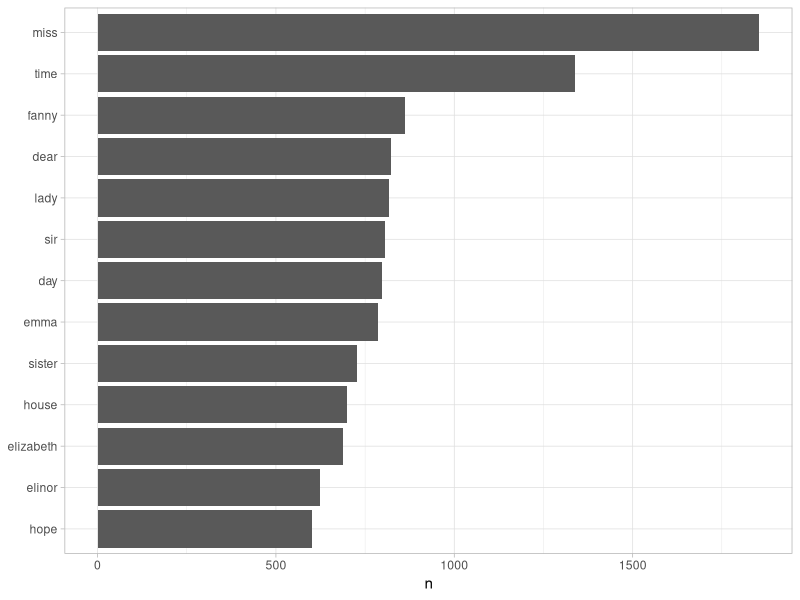

Reproduce this figure in R.
library(knitr)
opts_chunk$set(message = FALSE, warning = FALSE, cache = TRUE)
options(width = 100, dplyr.width = 100)
library(ggplot2)
theme_set(theme_light())


text <- c("Because I could not stop for Death -",
          "He kindly stopped for me -",
          "The Carriage held but just Ourselves -",
          "and Immortality")

text

library(dplyr)
text_df <- data_frame(line = 1:4, text = text)
text_df


# library(remotes)
# install_github("juliasilge/tidytext")
library(tidytext)


text_df %>%
  unnest_tokens(word, text)

library(janeaustenr)
library(dplyr)
library(stringr)

original_books <- austen_books() %>%
  group_by(book) %>%
  mutate(linenumber = row_number(),
         chapter = cumsum(str_detect(text, regex("^chapter [\\divxlc]", ignore_case = TRUE)))) %>%
  ungroup()

original_books

tidy_books <- original_books %>%
  unnest_tokens(word, text)

tidy_books

data("stop_words")

tidy_books <- tidy_books %>% 
  anti_join(stop_words)

tidy_books %>%
  count(word, sort = TRUE) 

library(ggplot2)

tidy_books %>%
  count(word, sort = TRUE) %>%
  filter(n > 600) %>%
  mutate(word = reorder(word, n)) %>%
  ggplot(aes(word, n)) +
  geom_col() +
  xlab(NULL) +
  coord_flip()
